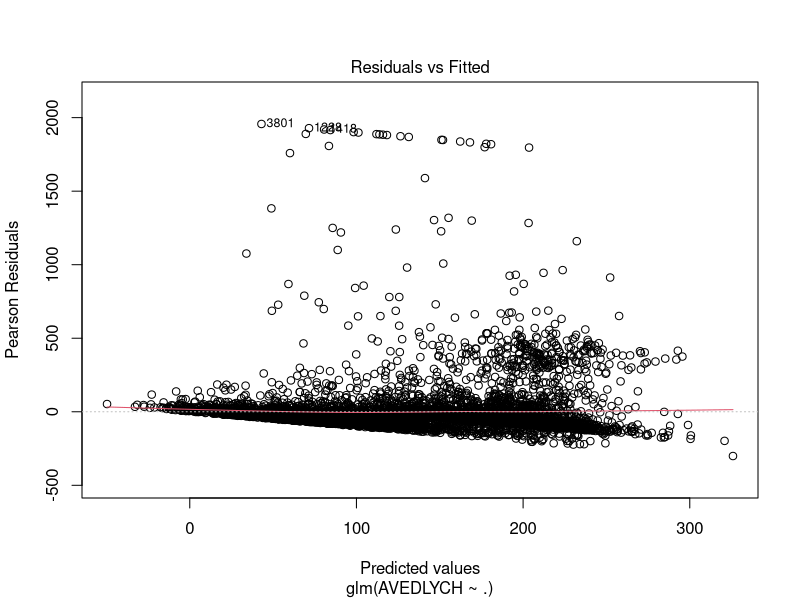
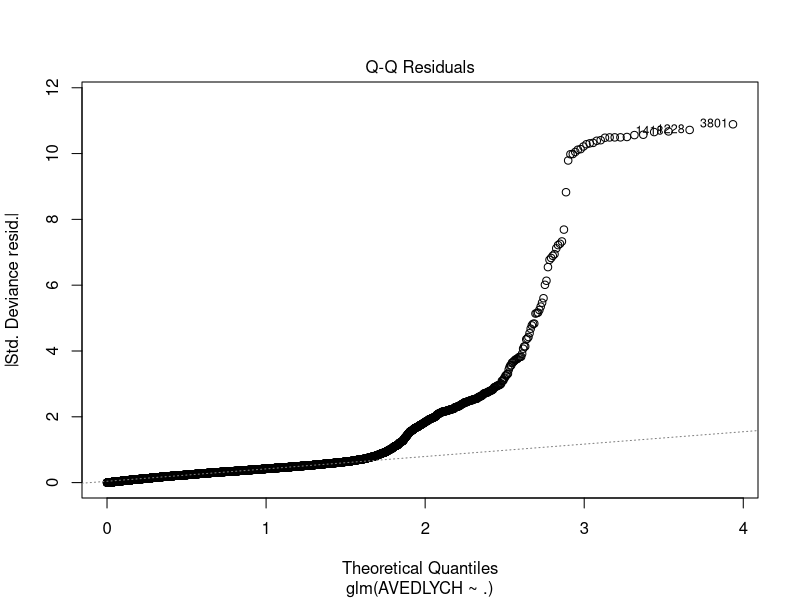
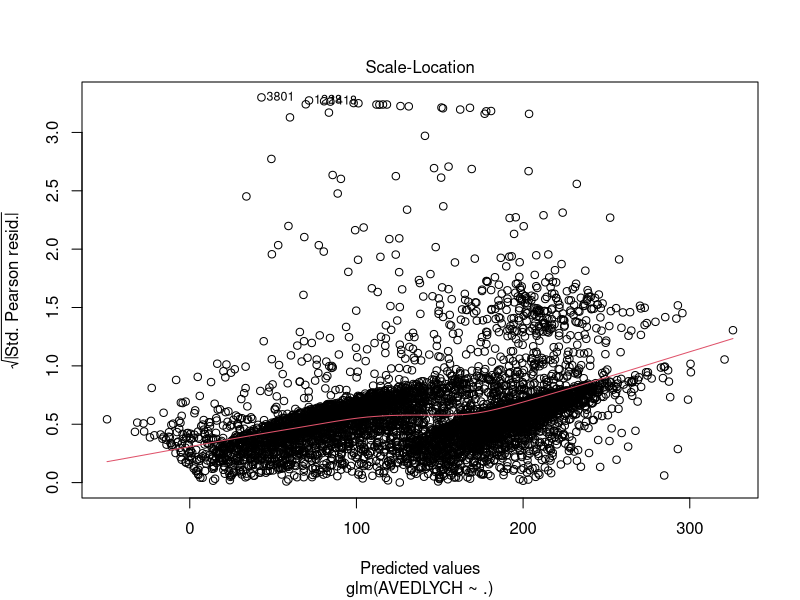
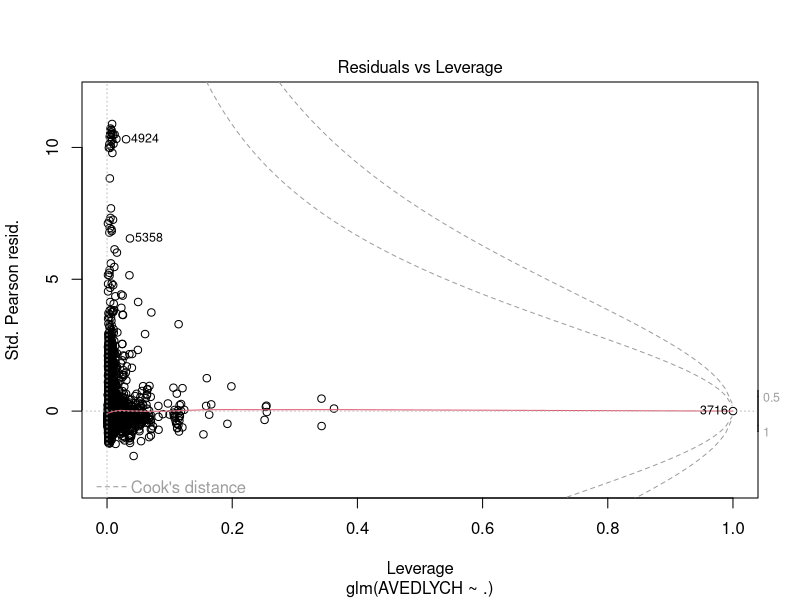

Recreate these plots in R, in order.
## ---- chunk 1
knitr::opts_chunk$set(echo = TRUE)
## ---- chunk 2
# Loading Library
library(tidyverse)
## ---- chunk 3
# Loading Data
hospice <- read_csv("final.csv") %>%
  mutate(
    PHTYPE = as.factor(PHTYPE),
    READMSS = as.factor(READMSS),
    SEX = as.factor(SEX),
    HISPAN = as.factor(HISPAN),
    RACEAMIN = as.factor(RACEAMIN),
    RACEASIA = as.factor(RACEASIA),
    RACEBLCK = as.factor(RACEBLCK),
    RACEPACI = as.factor(RACEPACI),
    RACEWHT = as.factor(RACEWHT),
    MARSTAT = as.factor(MARSTAT),
    MCARENR = as.factor(MCARENR),
    MCAIDENR = as.factor(MCAIDENR),
    INPATIENT = as.factor(INPATIENT),
    LIVALONE = as.factor(LIVALONE),
    ANYADDIR = as.factor(ANYADDIR),
    ANYHOSDEV = as.factor(ANYHOSDEV),
    ANYSERVC = as.factor(ANYSERVC),
    ANYOTHSVC = as.factor(ANYOTHSVC),
    ANYCOUNSL = as.factor(ANYCOUNSL),
    ANYSRVTYP = as.factor(ANYSRVTYP),
    ANYEMSRV = as.factor(ANYEMSRV),
    PRIPAYOR = as.factor(PRIPAYOR)
  )

# Filtering Out NAs in AVEDLYCH
hospice <- hospice %>%
  filter(!is.na(AVEDLYCH))

# Deselecting Variables with Many NAs
hospice <- hospice %>%
  select(-HOSPICEDAYS, -AGEATINT, -LIVALONE)
## ---- chunk 4
# Fitting GLM
fit <- glm(AVEDLYCH ~., data = hospice)

# Summarizing Fit
summary(fit)

# Diagnostic Plot
plot(fit)
